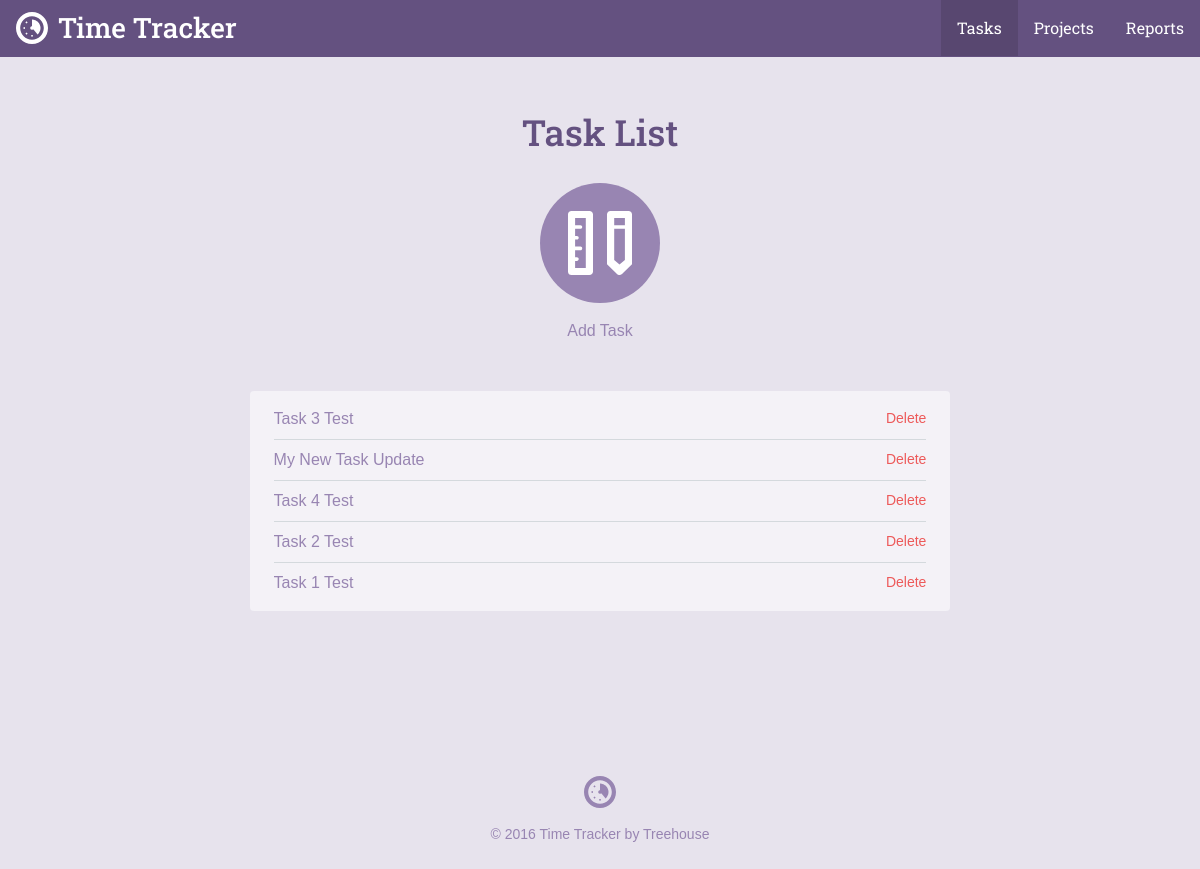
Before: /task_list.php with the older database file.
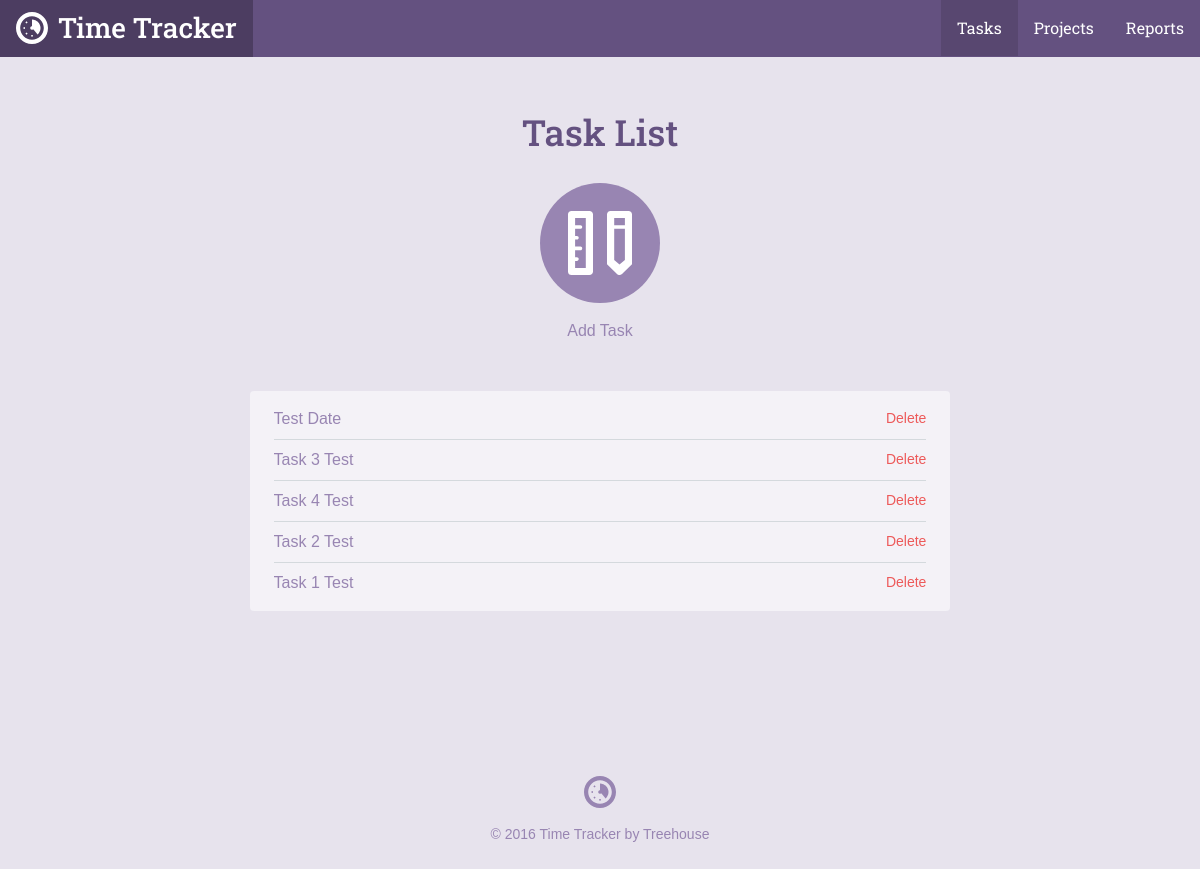
After: the same page with the newer database file.
### tables this page shows
CREATE TABLE `tasks` (
	`task_id`	INTEGER PRIMARY KEY AUTOINCREMENT,
	`project_id`	INTEGER,
	`title`	TEXT,
	`date`	INTEGER NOT NULL,
	`time`	TEXT NOT NULL
);

### inc/functions.php (called while the page is built, shortened)
<?php
function get_task_list($filter = null) {
    include 'connection.php';
    $sql = 'SELECT tasks.*, projects.title as project FROM tasks'
        . ' JOIN projects ON tasks.project_id = projects.project_id';
    $where = '';
    $orderBy = ' ORDER BY date DESC';
    try {
        $results = $db->prepare($sql . $where . $orderBy);
        $results->execute();
    } catch (Exception $e) {
        echo "Error!: " . $e->getMessage() . "<br />";
        return array();
    }
    return $results->fetchAll(PDO::FETCH_ASSOC);
}

### task_list.php (the view, shortened to what this page needs)
<?php
require 'inc/functions.php';
$page = "tasks";
include 'inc/header.php';
?>
<div class="section catalog random">
    <div class="col-container page-container">
        <div class="col col-70-md col-60-lg col-center">
            <h1 class="actions-header">Task List</h1>
            <div class="actions-item">
                <a class="actions-link" href="task.php">
                    <span class="actions-icon">
                        <svg viewbox="0 0 64 64"><use xlink:href="#task_icon"></use></svg>
                    </span>
                Add Task</a>
            </div>
            <div class="form-container">
              <ul class="items">
                  <?php
                    foreach (get_task_list() as $item) {
                        echo "<li><a href='task.php?id=" . $item['task_id'] . "'>" . $item['title'] . "</a>";
                        echo "<form method='post' action='task_list.php' onsubmit=\"return confirm('Are you sure you want tot delete this task?');\">\n";
                        echo "<input type='submit' class='button--delete' value='Delete' />\n";
                        echo "</form>\n";
                        echo "</li>";
                    }
                    ?>
              </ul>
            </div>
        </div>
    </div>
</div>
<?php include("inc/footer.php"); ?>

### inc/header.php (shortened to what this page needs)
<html>
<head>
	<link rel="stylesheet" href="css/style.css" type="text/css">
</head>
<body>
	<header class="header">
    <div class="col-container">
  		<h1>
        <a class="logo" href="./">
          <svg viewbox="0 0 64 64" class="logo-icon"><use xlink:href="#logo_icon"></use></svg>
          <span class="logo-name">Time Tracker</span>
        </a>
      </h1>
  		<ul class="nav">
        <li class="nav-item tasks<?php if ($page == "tasks") { echo " on"; } ?>"><a class="nav-link" href="task_list.php">Tasks</a></li>
        <li class="nav-item projects<?php if ($page == "projects") { echo " on"; } ?>"><a class="nav-link" href="project_list.php">Projects</a></li>
        <li class="nav-item reports<?php if ($page == "reports") { echo " on"; } ?>"><a class="nav-link" href="reports.php">Reports</a></li>
      </ul>
    </div>
  </header>
	<div id="content">

Changed rows visible on the page:
removed tasks: title "My New Task Update"
added tasks: title "Test Date"
